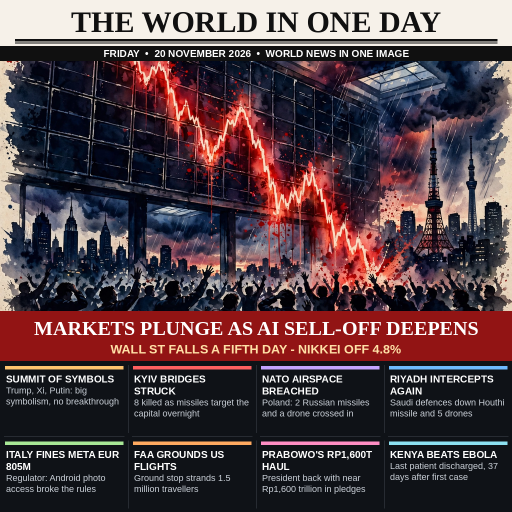
#> input picture entry.png, 1024 x 1024 px, given in place of -hero-markets-20-0-8546d180-0fe0-4d7f-b145-999ff4a1a710.webp, which was not available (shown at 1/2 size)
$ python build_frontpage.py
#> lines starting #> are read from the running program, lines starting #| are printed output that depends on the picture
#!/usr/bin/env python3
"""
One Day - 20 November 2026: compose the front page.

The page is a single 1024x1024 broadsheet. From the top: a serif
nameplate, a dateline strip, the day's artwork (a red chart diving
across a wall of trading screens while two skylines watch), a crimson
band with the lead headline, a grid of eight further stories, and a
black ticker along the foot with four more. Every letter is rendered
here with PIL; the artwork is the only picture element.

Lead story: the sell-off. US shares closed lower for a fifth session
running on Thursday and Tokyo's Nikkei shed 4.8% on Friday, as the AI
trade wobbled a day after Anthropic's record-breaking market debut.
"""

import os

from PIL import Image, ImageDraw, ImageFont, ImageOps

BASE = os.path.dirname(os.path.abspath(__file__))
ARTWORK = os.path.join(
    "/home/hatch/workspace/makefun/news-art-20",
    "media-generation-news-hero-markets-20-0-8546d180-0fe0-4d7f-b145-999ff4a1a710.webp",
)
TARGET = os.path.join(BASE, "entry.png")
BYTE_LIMIT = 1024 * 1024

FONT_DIR = "/usr/share/fonts/truetype/liberation"
SERIF = os.path.join(FONT_DIR, "LiberationSerif-Bold.ttf")
SANS = os.path.join(FONT_DIR, "LiberationSans-Regular.ttf")
SANS_B = os.path.join(FONT_DIR, "LiberationSans-Bold.ttf")

W = 1024
CREAM = (247, 242, 234)
BLACK = (18, 18, 18)
CRIMSON = (148, 22, 22)
GOLD = (255, 225, 170)
WHITE = (255, 255, 255)
GRID = (14, 17, 22)
MIST = (200, 206, 214)
RULE = (60, 66, 74)

LEAD = "MARKETS PLUNGE AS AI SELL-OFF DEEPENS"
LEAD_SUB = "WALL ST FALLS A FIFTH DAY - NIKKEI OFF 4.8%"
DATELINE = "FRIDAY  \u2022  20 NOVEMBER 2026  \u2022  WORLD NEWS IN ONE IMAGE"

# Eight stories under the fold: (title, standfirst, tab colour).
STORIES = [
    ("SUMMIT OF SYMBOLS",
     "Trump, Xi, Putin: big symbolism, no breakthrough",
     (255, 199, 110)),
    ("KYIV BRIDGES STRUCK",
     "8 killed as missiles target the capital overnight",
     (255, 97, 97)),
    ("NATO AIRSPACE BREACHED",
     "Warsaw: 2 missiles and a drone crossed overnight",
     (199, 166, 255)),
    ("RIYADH INTERCEPTS AGAIN",
     "Saudi defences down Houthi missile and 5 drones",
     (110, 187, 255)),
    ("ITALY FINES META EUR 805M",
     "Regulator: Android photo access broke the rules",
     (170, 233, 150)),
    ("FAA GROUNDS US FLIGHTS",
     "Ground stop strands 1.5 million travellers",
     (255, 171, 97)),
    ("PRABOWO'S RP1,600T HAUL",
     "President back with near Rp1,600 trillion in pledges",
     (255, 143, 197)),
    ("KENYA BEATS EBOLA",
     "Last patient discharged, 37 days after first case",
     (140, 225, 241)),
]

TICKER = [
    "IMF: GLOBAL DEBT NEARS 100% OF WORLD GDP",
    "ESTONIA TO SHUT RUSSIAN BORDER FOR SIX MONTHS",
    "GTA VI SALES TOP $2.3 BILLION",
    "JAKARTA MINIMUM WAGE UP 7.1% TO RP6.1M",
]


def face(path, size):
    return ImageFont.truetype(path, size)


def fit_face(canvas, text, path, size, max_width):
    """Shrink from `size` until `text` fits `max_width`."""
    while size > 10:
        f = face(path, size)
        if canvas.textlength(text, font=f) <= max_width:
            return f
        size -= 1
    return face(path, size)


def fold_lines(canvas, text, fnt, max_width):
    """Split `text` into lines that fit `max_width`."""
    out, line = [], ""
    for word in text.split():
        trial = (line + " " + word).strip()
        if canvas.textlength(trial, font=fnt) <= max_width:
            line = trial
        elif line:
            out.append(line)
            line = word
        else:
            line = word
    if line:
        out.append(line)
    return out


def story_cell(canvas, slot, grid_y, cw, ch):
    title, standfirst, tab = STORIES[slot]
    r, c = divmod(slot, 4)
    x0 = c * cw
    y0 = grid_y + r * ch
    canvas.rectangle([x0 + 10, y0 + 10, x0 + cw - 10, y0 + 16], fill=tab)
    if c > 0:
        canvas.line([x0, y0 + 8, x0, y0 + ch - 8], fill=RULE)
    if r > 0:
        canvas.line([x0 + 8, y0, x0 + cw - 8, y0], fill=RULE)
    title_f = face(SANS_B, 20)
    body_f = face(SANS, 18)
    y = y0 + 24
    for ln in fold_lines(canvas, title, title_f, cw - 24)[:3]:
        canvas.text((x0 + 12, y), ln, font=title_f, fill=WHITE)
        y += 24
    for ln in fold_lines(canvas, standfirst, body_f, cw - 24)[:3]:
        canvas.text((x0 + 12, y), ln, font=body_f, fill=MIST)
        y += 22


def compose():
    page = Image.new("RGB", (W, W), CREAM)
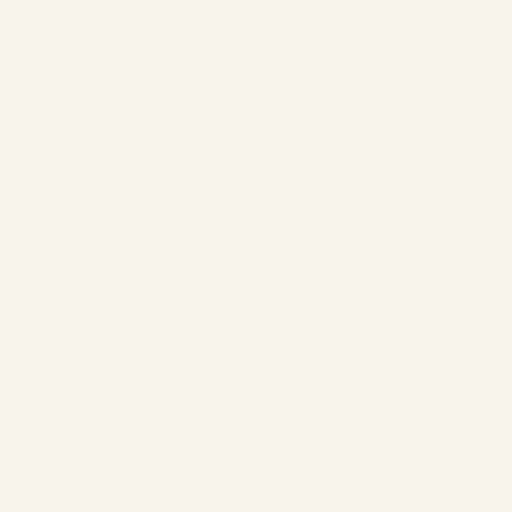
#> page: PIL image 1024x1024 RGB (shown at 1/2 size); mean R, G, B 247, 242, 234
    pen = ImageDraw.Draw(page)

    # Nameplate with its double rule, then the black dateline strip.
    pen.text((W // 2, 10), "THE WORLD IN ONE DAY",
             font=face(SERIF, 60), fill=BLACK, anchor="ma")
    pen.rectangle([30, 78, W - 30, 82], fill=BLACK)
    pen.rectangle([30, 85, W - 30, 86], fill=BLACK)
    pen.rectangle([0, 92, W, 122], fill=BLACK)
    pen.text((W // 2, 107), DATELINE,
             font=face(SANS_B, 20), fill=WHITE, anchor="mm")

    # The artwork: 480 px tall, cropped a little high so the chart's
    # final dive stays in frame.
    art = Image.open(ARTWORK).convert("RGB")
#> art is the input picture: PIL image 1024x1024 RGB; mean R, G, B 84.3, 64.1, 69.3
    art = ImageOps.fit(art, (W, 480), method=Image.LANCZOS,
                       centering=(0.5, 0.40))
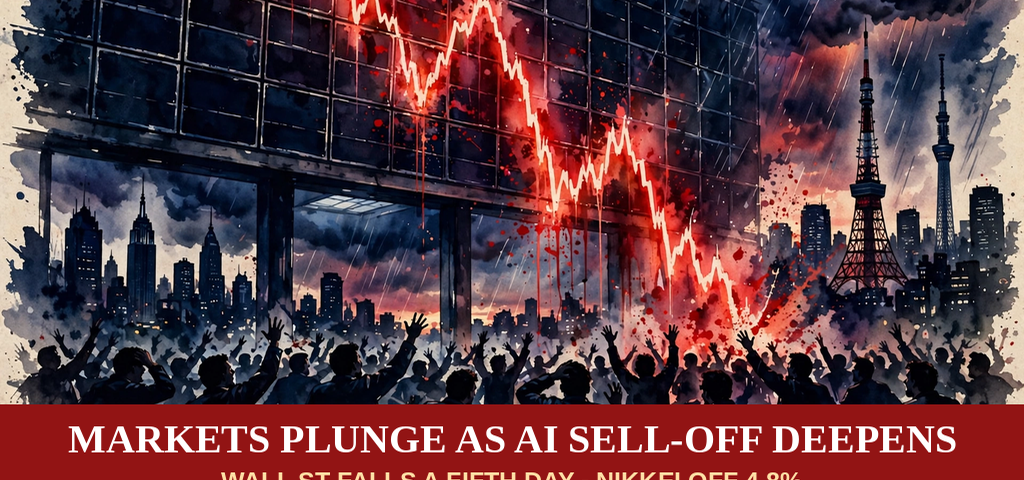
#> art: PIL image 1024x480 RGB; mean R, G, B 92.9, 58.4, 65.5
    page.paste(art, (0, 122))
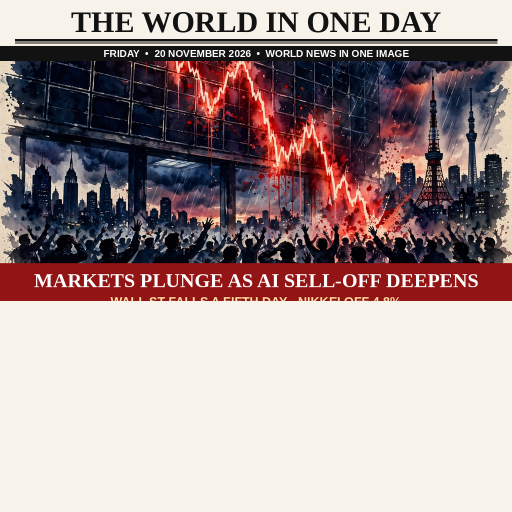
#> page: PIL image 1024x1024 RGB (shown at 1/2 size); mean R, G, B 165, 146.4, 145.8
    pen = ImageDraw.Draw(page)

    # Crimson lead band.
    band_y = 122 + 480
    pen.rectangle([0, band_y, W, band_y + 90], fill=CRIMSON)
    pen.text((W // 2, band_y + 10), LEAD,
             font=fit_face(pen, LEAD, SERIF, 40, W - 40),
             fill=WHITE, anchor="ma")
    pen.text((W // 2, band_y + 58), LEAD_SUB,
             font=face(SANS_B, 24), fill=GOLD, anchor="ma")

    # Eight stories in a 4x2 grid.
    grid_y = band_y + 90
    grid_h = 972 - grid_y
    pen.rectangle([0, grid_y, W, 972], fill=GRID)
    for slot in range(len(STORIES)):
        story_cell(pen, slot, grid_y, W // 4, grid_h // 2)

    # Foot ticker: four more headlines on black, diamond-separated.
    pen.rectangle([0, 972, W, W], fill=BLACK)
    ticker_text = "  \u25c6  ".join(TICKER)
    pen.text((W // 2, 998), ticker_text,
             font=fit_face(pen, ticker_text, SANS_B, 19, W - 24),
             fill=GOLD, anchor="mm")

    page.save(TARGET, format="PNG", optimize=True)
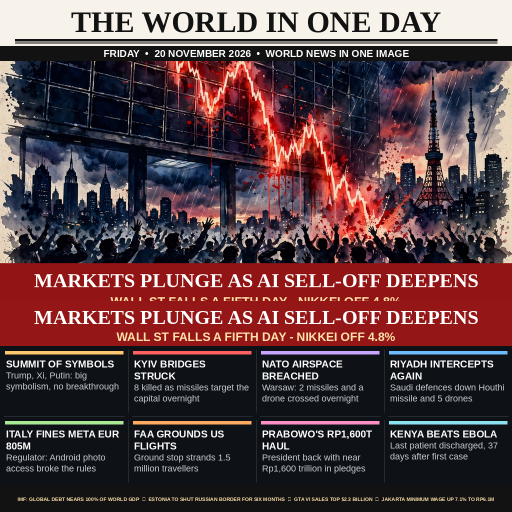
#> saved as entry.png: PIL image 1024x1024 RGB (shown at 1/2 size); mean R, G, B 90.1, 64.2, 67.9
    if os.path.getsize(TARGET) > BYTE_LIMIT:
        page.save(TARGET, format="JPEG", quality=88, optimize=True)
    print("entry.png:", page.size, os.path.getsize(TARGET), "bytes")
#| entry.png: (1024, 1024) 898626 bytes


if __name__ == "__main__":
    compose()
